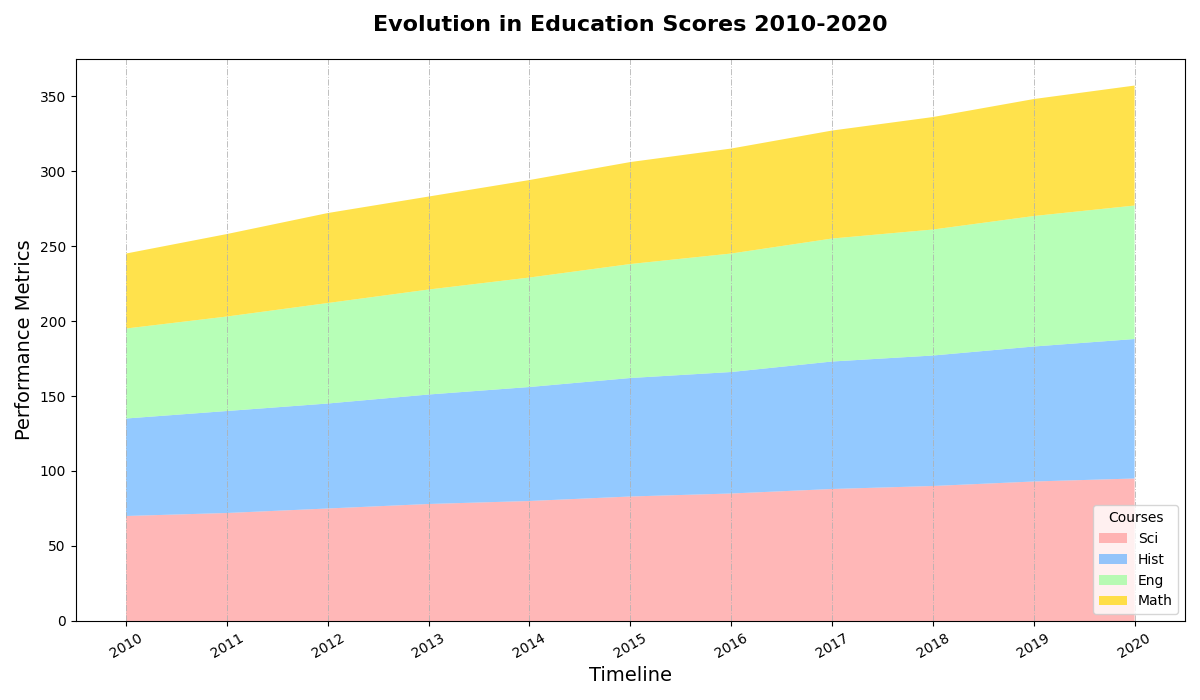

Reproduce this figure in Python.
import matplotlib.pyplot as plt
import numpy as np

years = np.arange(2010, 2021)
math_scores = np.array([70, 72, 75, 78, 80, 83, 85, 88, 90, 93, 95])
science_scores = np.array([65, 68, 70, 73, 76, 79, 81, 85, 87, 90, 93])
english_scores = np.array([60, 63, 67, 70, 73, 76, 79, 82, 84, 87, 89])
history_scores = np.array([50, 55, 60, 62, 65, 68, 70, 72, 75, 78, 80])

scores = np.array([math_scores, science_scores, english_scores, history_scores])

fig, ax = plt.subplots(figsize=(12, 7))

ax.stackplot(years, scores, labels=['Sci', 'Hist', 'Eng', 'Math'],
             colors=['#FF9999', '#66B2FF', '#99FF99', '#FFD700'], alpha=0.7)

ax.set_title("Evolution in Education Scores 2010-2020", fontsize=16, fontweight='bold', pad=20)
ax.set_xlabel('Timeline', fontsize=14)
ax.set_ylabel('Performance Metrics', fontsize=14)

ax.grid(axis='x', linestyle='-.', linewidth=0.7, alpha=0.8)

ax.legend(loc='lower right', title='Courses', fontsize=10)

ax.set_xticks(years)
plt.xticks(rotation=30)

plt.tight_layout()

plt.show()
